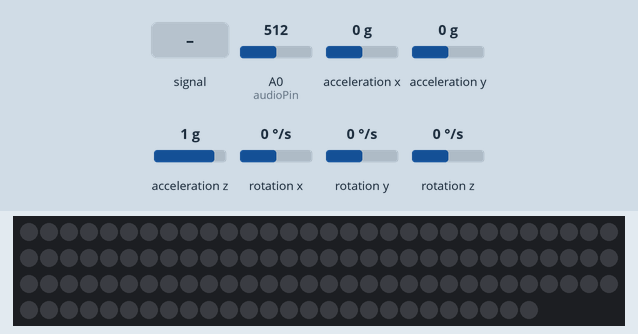
A sketch run on a simulated Arduino Uno, built with avr-gcc and run on an emulated ATmega328P. On the bench: 116 RGB LEDs in strip order, left to right, continuing on the next row. The test bench sets the inputs (shaded band); at power-on: A0 (audioPin) = 512, rotation y 0 °/s, acceleration x 0 g, acceleration y 0 g, acceleration z 1 g, rotation x 0 °/s, rotation z 0 °/s. Dim RGB values are drawn brighter than linear; what the sketch prints to the serial monitor is not drawn.

Above: at 1.2 s.
1.3 s: A0 (audioPin) fed a 200 Hz sine of ±255 counts around its level
At 2.8 s:
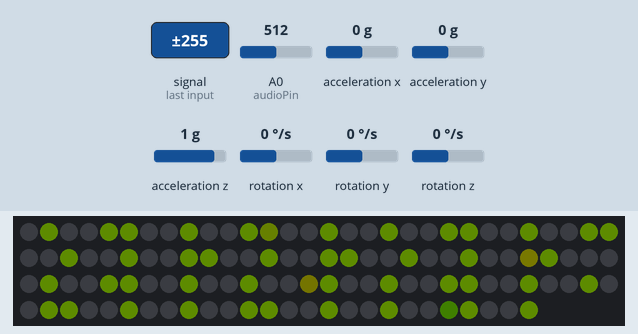
4.3 s: A0 (audioPin) set to 306
At 5.4 s:
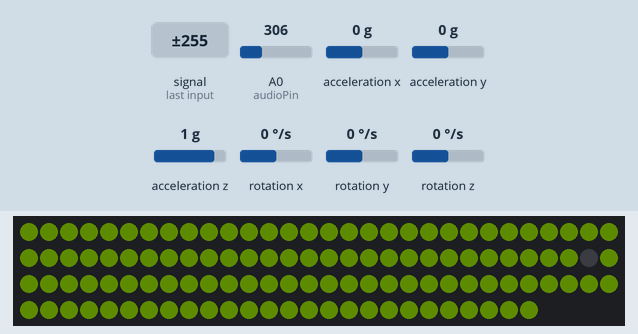
6.5 s: rotation y set to -100 °/s
At 7.3 s:
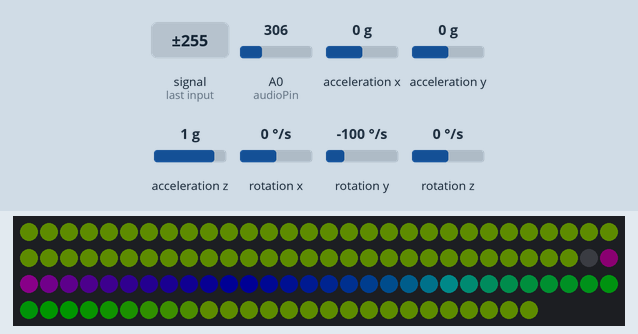
9.5 s: A0 (audioPin) set to 716
At 10.2 s:
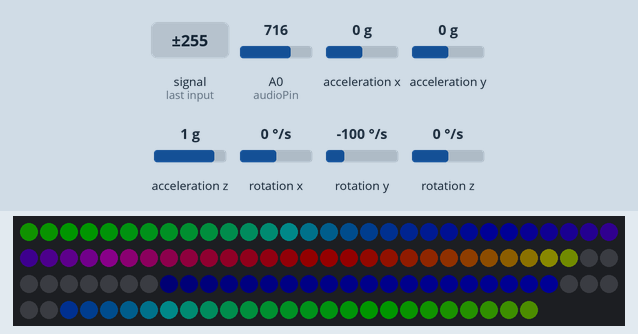
12.4 s: A0 (audioPin) fed a 2 Hz sine of ±306 counts around its level
At 13.85 s:
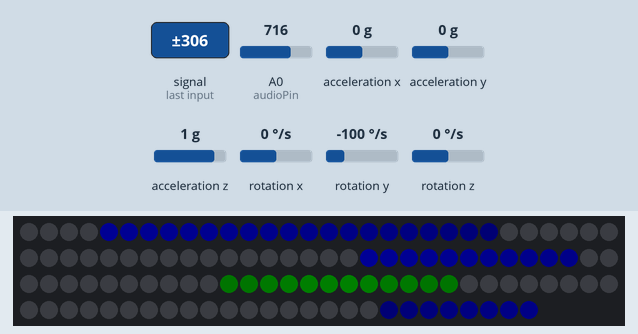
14.4 s: A0 (audioPin) fed a 50 Hz sine of ±306 counts around its level
At 14.8 s:
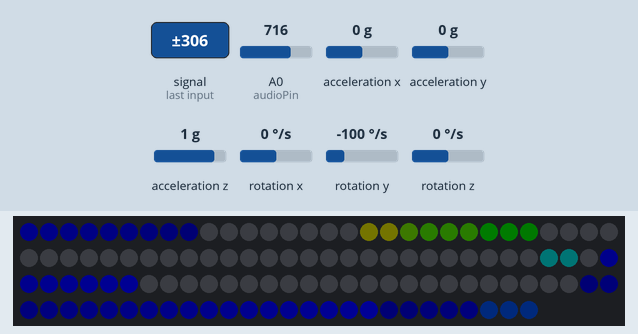
Timing chart, 0 to 17.4 s (numbered marks = the images above; inputs shaded):
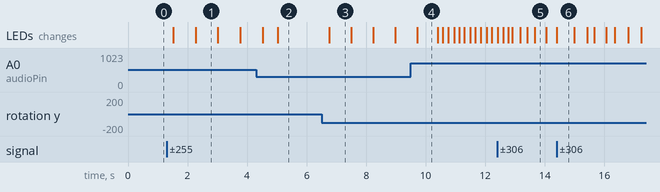

Measured:
- after the input at 1.3 s, the LEDs: first change after 0.22 s (image 1 shows a later state)
- after the input at 6.5 s, the LEDs: change after 0.26 s (image 3)
- after the input at 12.4 s, the LEDs: first change at once (image 5 shows a later state)
- what the display in image 1 shows lasts 0.7 s, from 2.3 s to 3.0 s
- what the display in image 3 shows lasts 0.7 s, from 6.8 s to 7.5 s
- what the display in image 6 shows lasts 0.6 s, from 14.4 s to 15.0 s

The sketch:

beltcode.ino
```cpp
// This is a simple program for an interactive LED belt that uses a gyroscope and microphone to change the color and brightness of LEDs. It uses the Adafruit library and includes some example functions towards the end from that library.
// Associated Instructable: http://www.instructables.com/id/Making-an-Interactive-Fuzzy-LED-Belt/
// Created by Ashley Newton (i@ashleynewton.net), 2013.
// You will need to install the L3G gyroscope library (https://github.com/pololu/l3g-arduino) and Adafruit Neopixel library (https://github.com/adafruit/Adafruit_NeoPixel).
//

#include <Wire.h>
#include <L3G.h>

#include "SPI.h"

#include <Adafruit_NeoPixel.h>
#define NUM_LEDS 116
#define LED_PIN 6

Adafruit_NeoPixel strip = Adafruit_NeoPixel(NUM_LEDS, LED_PIN, NEO_GRB + NEO_KHZ800);

int audioPin = A0;
int audio = 0;

int hue = 0;

L3G gyro; // initialize gyroscope

// gyroscope position variables
int xpos = 0;
int ypos = 0;
int zpos = 0;


void setup() {
  Serial.begin(57600);
  Wire.begin();
  if (!gyro.init())
  {
    Serial.println("Failed to autodetect gyro type!");
  }

  Serial.println("I am a belt!");

  gyro.enableDefault();
  // delay(1000);
  //gyro.calibrate();
  strip.begin();

  // Update LED contents, to start they are all 'off'
  strip.setBrightness(20);
  strip.show();
}

// Main program function
void loop() {

  // Loop through first row of LEDs
  for (int cnt = 0; cnt <NUM_LEDS/2; cnt ++) updateLED(cnt); // get updated gyroscope and audio info and update LED at current position


  // Loop through second row of LEDs
  for (int cnt = NUM_LEDS; cnt >NUM_LEDS/2; cnt --) updateLED(cnt); // get updated gyroscope and audio info and update LED at current position
}

void updateLED(int cnt) {
  gyro.read();  // read position date from gyroscope
  ypos = ypos + (gyro.g.y*.0004); // set ypos to previous ypos value plus add scaled down new value from gyroscope
  ypos = ypos % 255; // make value between 0 and 255 in order to use it to set LED color (which is also a value from 0-255)

  //Serial.print(xpos); // for debugging
  audio = analogRead(audioPin); // read in audio input from microphone
  //   Serial.print(" audio read: "); // for debugging
  //   Serial.print(audio); // for debugging
  audio = constrain(map(audio,400,1023,1,200),1,200); // scale audio value and constrain it to that we don't accidently end up with too large of a value; constraining to 1-200 to reduce brightness of belt
  // Serial.print("  mapped audio: "); // for debugging
  //   Serial.println(audio); // for debugging
  if (ypos==0) ypos=audio; // if belt isn't moving, set xpos (LED color) to audio value - this keeps the belt from defaulting to a single color when not moving
  drawPixelHue(cnt,ypos, audio); // set pixel at cnt position to be color value of "ypos" and brightness of "audio"
  strip.show(); // update / show LEDs

}

// example/default code that generates a series of rainbow color fades - from adafruit
void rainbow(uint8_t wait) {
  int i, j;

  for (j=0; j < 256; j++) {     // 3 cycles of all 256 colors in the wheel
    for (i=0; i < strip.numPixels(); i++) {
      strip.setPixelColor(i, Wheel( (i + j) % 255,1));
    }
    strip.show();   // write all the pixels out
    delay(wait);
  }
}

// example code that one makes the rainbow wheel equally distributed
// along the chain - from adafruit
void rainbowCycle(uint8_t wait) {
  int i, j;

  for (j=0; j < 256 * 2; j++) {     // 5 cycles of all 25 colors in the wheel
    for (i=0; i < strip.numPixels(); i++) {
      // tricky math! we use each pixel as a fraction of the full 96-color wheel
      // (thats the i / strip.numPixels() part)
      // Then add in j which makes the colors go around per pixel
      // the % 96 is to make the wheel cycle around
      strip.setPixelColor(i, Wheel( ((i * 256 / strip.numPixels()) + j) % 256,1 ) );
    }
    strip.show();   // write all the pixels out
    delay(wait);
  }
}


/* Helper functions */

// Create a 24 bit color value from R,G,B
uint32_t Color(byte r, byte g, byte b, float bright)
{
  uint32_t c;
  r=byte(constrain(r*(bright/4)-140,0,20));
  g=byte(constrain(g*(bright/4)-140,0,20));
  b=byte(constrain(b*(bright/4)-140,0,20));
  c = r;
  c <<= 8;
  c |= g;
  c <<= 8;
  c |= b;
  return c;
}

// Input a value 0 to 255 to get a color value.
// The colours are a transition r - g - b - back to r.
uint32_t Wheel(byte WheelPos, float bright) {
  if(WheelPos < 85) {
    return strip.Color((WheelPos * 3)/(bright),((255 - WheelPos * 3)/(bright)), 0);
  }
  else if(WheelPos < 170) {
    WheelPos -= 85;
    return strip.Color((255 - WheelPos * 3)/(bright), 0, WheelPos * 3);
  }
  else {
    WheelPos -= 170;
    return strip.Color(0, (WheelPos * 3)/(bright), (255 - WheelPos * 3)/(bright));
  }
}

//Input a value 0 to 255 to get a color value.
//The colours are a transition r - g -b - back to r
uint32_t WheelOld(byte WheelPos, float bright)
{
  if (WheelPos < 85) {
    return Color(WheelPos * 3, 255 - WheelPos * 3, 0, bright);
  }
  else if (WheelPos < 170) {
    WheelPos -= 85;
    return Color(255 - WheelPos * 3, 0, WheelPos * 3, bright);
  }
  else {
    WheelPos -= 170;
    return Color(0, WheelPos * 3, 255 - WheelPos * 3, bright);
  }
}

void drawPixel(int pix, int r, int g, int b) {

  strip.setPixelColor(pix, Color(r,g,b,1));

}


void drawPixelHue(int pix,int hue, float bright) {

  strip.setPixelColor(pix, Wheel(hue,bright));

}
```
